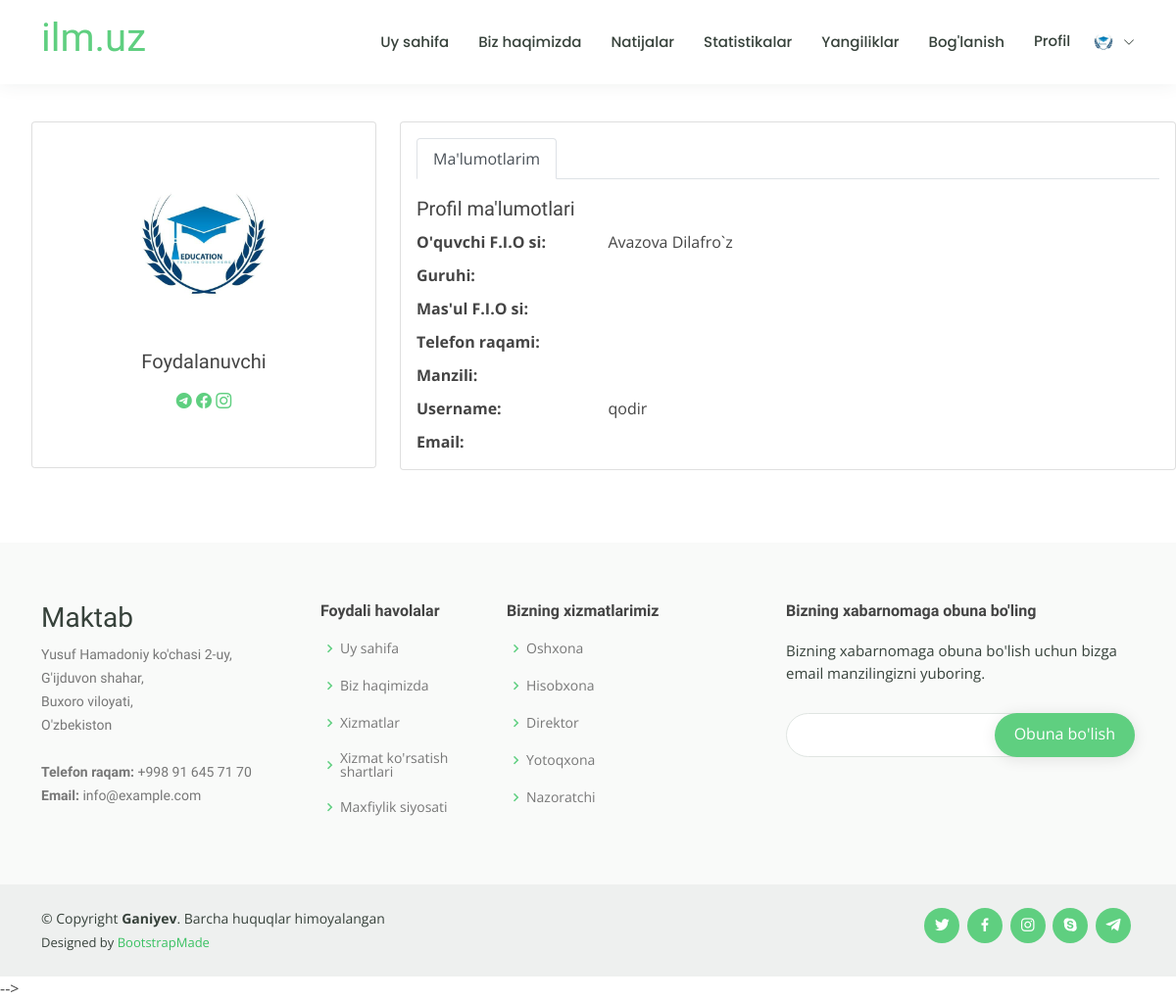
The page /accounts/user_detail/ (signed in) on the database as committed earlier.
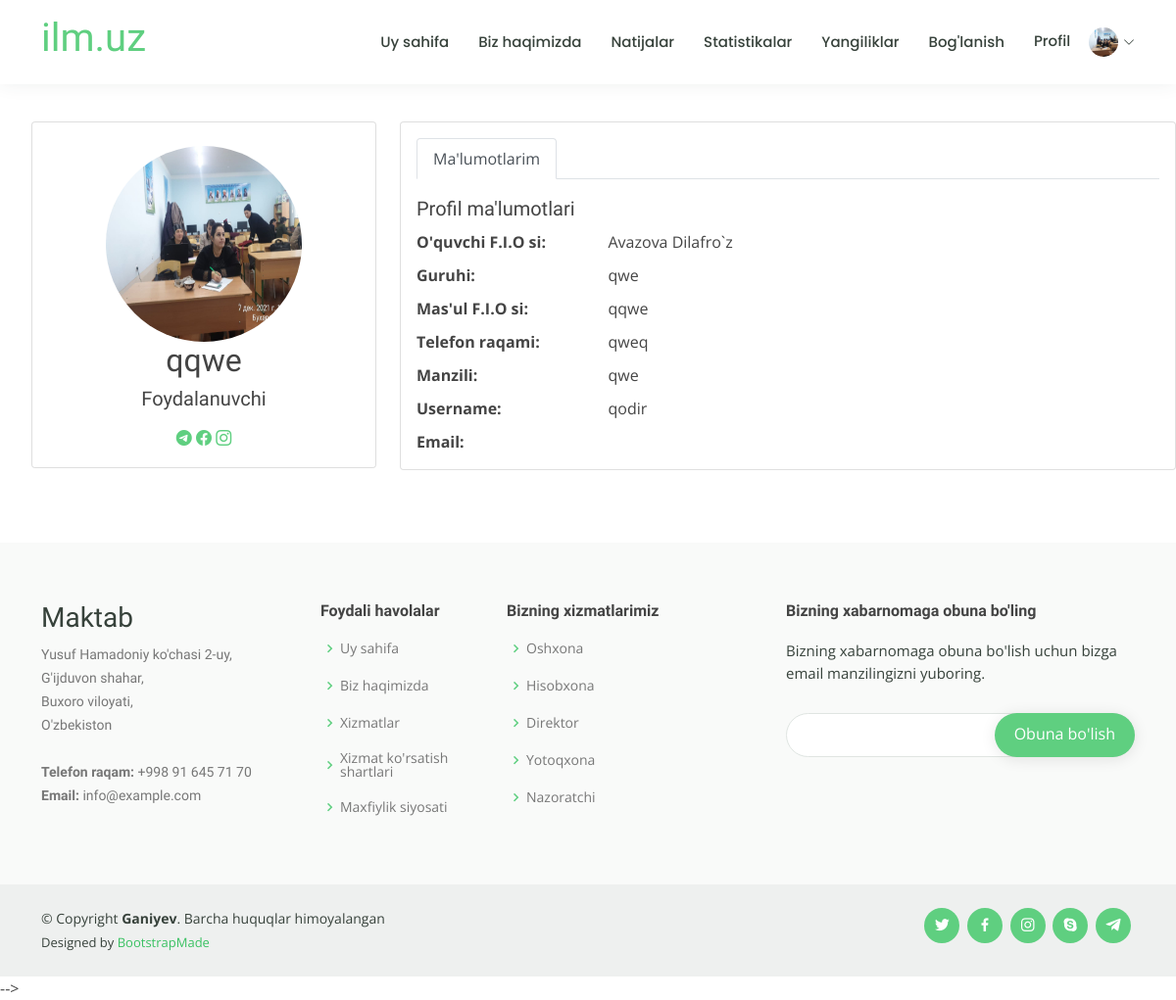
The same page on the database as committed later.
### registration/models.py (models this page shows)
class CustomUser(AbstractUser):
    u_fio = models.CharField(max_length=150, verbose_name="O\'quvchi F.I.O", blank=True, null=True)
    guruhi = models.CharField(max_length=20, verbose_name="Guruhi", blank=True, null=True)
    m_fio = models.CharField(max_length=150, verbose_name="Ma\'sul F.I.O")
    tel = models.CharField(max_length=25, verbose_name="Telefon raqam")
    manzil = models.CharField(max_length=200, verbose_name="Manzil" , blank=True, null=True)
    image = models.ImageField(upload_to='users_img', blank=True, null=True, verbose_name="Rasm:")

### registration/views.py (the view)
# urls.py: path('user_detail/', user_detail, name='user_detail'),
@login_required(login_url='login')
def user_detail(request):
    context = {}
    if request.user.is_authenticated:
        context['users'] = CustomUser.objects.get(username=request.user.username)
    return render(request, 'registration/user_detail.html', context)

### templates/registration/user_detail.html
{% extends 'base.html' %}
{% load static %}
{% load crispy_forms_tags %}
{% block title %}<titlt> Profil</title>{% endblock title %}
{% block content %}
<section class="section profile" style="margin-top: 5vh;">
      <div class="row">
        <div class="col-xl-4">
          <ul>
          <div class="card" style="height: 354px;">
            <div class="card-body profile-card pt-4 d-flex flex-column align-items-center">
              {% if  request.user.image %}
              <img src="{{request.user.image.url}}" alt="Profile" style="width: 200px; height: 200px; border-radius: 50%;" class="rounded-circle">
           {% else %}
           <img src="{% static 'image/logo_1/logo.jpg' %}"  style="width: 200px; height: 200px; border-radius: 50%;" alt="Profile" class="rounded-circle ">
            {% endif %}
              <h2>{{ users.m_fio }}</h2>
              <h5>Foydalanuvchi</h5>
              <div class="social-links mt-2">
                <a href="@abduqodir_GQ" class="twitter"><i class="bi bi-telegram"></i></a>
                <a href="#" class="facebook"><i class="bi bi-facebook"></i></a>
                <a href="#" class="instagram"><i class="bi bi-instagram"></i></a>
              </div>
            </div>
          </div>
        </div>
        <div class="col-xl-8">
          <div class="card">
            <div class="card-body pt-3">
              <ul class="nav nav-tabs nav-tabs-bordered">
                <li class="nav-item">
                  <button class="nav-link active" data-bs-toggle="tab" data-bs-target="#profile-overview">Ma'lumotlarim</button>
                </li>
              </ul>
              <div class="tab-content pt-2">
                <div class="tab-pane fade show active profile-overview" id="profile-overview">
                  <h5 class="card-title"  style="margin: 10px 0;">Profil ma'lumotlari</h5>
                  <div class="row" style="margin-top: 10px;">
                    <div class="col-lg-3 col-md-4 label " style="font-weight: 700;">O'quvchi F.I.O si:</div>
                    <div class="col-lg-9 col-md-8">{{ users.u_fio }}</div>
                  </div>
                  <div class="row" style="margin-top: 10px;">
                    <div class="col-lg-3 col-md-4 label"  style="font-weight: 700;">Guruhi:</div>
                    <div class="col-lg-9 col-md-8">{{ users.guruhi }}</div>
                  </div>
                  <div class="row"   style="margin-top: 10px;">
                    <div class="col-lg-3 col-md-4 label"  style="font-weight: 700;">Mas'ul F.I.O si:</div>
                    <div class="col-lg-9 col-md-8">{{ users.m_fio }}</div>
                  </div>
                  <div class="row"  style="margin-top: 10px;">
                    <div class="col-lg-3 col-md-4 label" style="font-weight: 700;">Telefon raqami:</div>
                    <div class="col-lg-9 col-md-8">{{ users.tel }}</div>
                  </div>
                  <div class="row"  style="margin-top: 10px;">
                    <div class="col-lg-3 col-md-4 label" style="font-weight: 700;">Manzili:</div>
                    <div class="col-lg-9 col-md-8">{{ users.manzil }}</div>
                  </div>
                  <div class="row"  style="margin-top: 10px;">
                    <div class="col-lg-3 col-md-4 label"  style="font-weight: 700;">Username:</div>
                    <div class="col-lg-9 col-md-8">{{ users.username }}</div>
                  </div>
                  <div class="row"  style="margin-top: 10px;"  style="font-weight: 700;">
                    <div class="col-lg-3 col-md-4 label" style="font-weight: 700;">Email:</div>
                    <div class="col-lg-9 col-md-8">{{ users.email }}</div>
                  </div>
                </div>
              </div>
            </div>
          </div>
        </div>
      </div>
    </section>
{% endblock content %}

### templates/base.html (shortened to what this page needs)
<!DOCTYPE html>
<html lang="en">
  {% load static %}
<head>
  {% block title %}{% endblock title %}
  <link href="{% static 'assets/vendor/animate.css/animate.min.css' %}" rel="stylesheet">
  <link href="{% static 'assets/vendor/aos/aos.css' %}" rel="stylesheet">
  <link href="{% static 'assets/vendor/bootstrap/css/bootstrap.min.css' %}" rel="stylesheet">
  <link href="{% static 'assets/vendor/bootstrap-icons/bootstrap-icons.css' %}" rel="stylesheet">
  <link href="{% static 'assets/vendor/boxicons/css/boxicons.min.css' %}" rel="stylesheet">
  <link href="{% static 'assets/vendor/remixicon/remixicon.css' %}" rel="stylesheet">
  <link href="{% static 'assets/vendor/swiper/swiper-bundle.min.css' %}" rel="stylesheet">
  <link href="https://cdn.jsdelivr.net/npm/bootstrap@5.0.2/dist/css/bootstrap.min.css" rel="stylesheet">
  <link href="{% static 'assets/css/style.css' %}" rel="stylesheet">
</head>
<body>
  <header id="header" class="fixed-top">
    <div class="container d-flex align-items-center">
      <h1 class="me-auto"><a href="{% url 'home' %}">ilm.uz</a></h1>
      <nav id="navbar" class="navbar order-last order-lg-0">
        <ul >
          <li><a id="nav_act" onclick="act()" href="{% url 'home' %}" >Uy sahifa</a></li>
          <li><a id="nav_act" onclick="act()" href="{% url 'about' %}">Biz haqimizda</a></li>
          <li><a id="nav_act" onclick="act()" href="{% url 'natija' %}">Natijalar</a></li>
          <li><a id="nav_act" onclick="act()" href="{% url 'statistika' %}">Statistikalar</a></li>
          <li><a id="nav_act" onclick="act()" href="{% url 'yangilik' %}">Yangiliklar</a></li>
          <li><a id="nav_act" href="{% url 'contact' %}">Bog'lanish</a></li>
          {% if user.is_authenticated %}
           {% if  request.user.image %}
          <li class="dropdown"><a href="#" ><span>Profil      <img src="{{request.user.image.url}}" style="height: 30px; width: 30px; border-radius: 50%; margin-left: 15px;" alt=""></span> <i class="bi bi-chevron-down"></i></a>
           {% else %}
          <li class="dropdown"><a href="#" ><span>Profil      <img src="{% static 'image/logo_1/logo.jpg' %}" style="height: 30px; width: 30px; border-radius: 50%; margin-left: 15px;" alt=""></span> <i class="bi bi-chevron-down"></i></a>
            {% endif %}
          </li>
          {% endif %}
        </ul>
      </nav>
    </div>
  </header>
 {% block content %}{% endblock content %}
  <footer id="footer">
    <div class="footer-top">
      <div class="container">
        <div class="row">
          <div class="col-lg-3 col-md-6 footer-contact">
            <h3>Maktab</h3>
            <p>
              Yusuf Hamadoniy ko'chasi 2-uy, <br>
              G'ijduvon shahar,<br>
              Buxoro viloyati,<br>
              O'zbekiston <br><br>
              <strong>Telefon raqam:</strong> +998 91 645 71 70<br>
              <strong>Email:</strong> info@example.com<br>
            </p>
          </div>
          <div class="col-lg-2 col-md-6 footer-links">
            <h4>Foydali havolalar</h4>
            <ul>
              <li><i class="bx bx-chevron-right"></i> <a href="#">Uy sahifa</a></li>
              <li><i class="bx bx-chevron-right"></i> <a href="#">Biz haqimizda</a></li>
              <li><i class="bx bx-chevron-right"></i> <a href="#">Xizmatlar</a></li>
              <li><i class="bx bx-chevron-right"></i> <a href="#">Xizmat ko'rsatish shartlari</a></li>
              <li><i class="bx bx-chevron-right"></i> <a href="#">Maxfiylik siyosati</a></li>
            </ul>
          </div>
          <div class="col-lg-3 col-md-6 footer-links">
            <h4>Bizning xizmatlarimiz</h4>
            <ul>
              <li><i class="bx bx-chevron-right"></i> <a href="#">Oshxona</a></li>
              <li><i class="bx bx-chevron-right"></i> <a href="#">Hisobxona</a></li>
              <li><i class="bx bx-chevron-right"></i> <a href="#">Direktor</a></li>
              <li><i class="bx bx-chevron-right"></i> <a href="#">Yotoqxona</a></li>
              <li><i class="bx bx-chevron-right"></i> <a href="#">Nazoratchi</a></li>
            </ul>
          </div>
          <div class="col-lg-4 col-md-6 footer-newsletter">
            <h4>Bizning xabarnomaga obuna bo'ling</h4>
            <p>Bizning xabarnomaga obuna bo'lish uchun bizga email manzilingizni yuboring.</p>
            <form action="" method="post">
              <input type="email" name="email"><input type="submit" value="Obuna bo'lish">
            </form>
          </div>
        </div>
      </div>
    </div>
    <div class="container d-md-flex py-4">
      <div class="me-md-auto text-center text-md-start">
        <div class="copyright">
          &copy; Copyright <strong><span>Ganiyev</span></strong>. Barcha huquqlar himoyalangan
        </div>
        <div class="credits">
          Designed by <a href="https://bootstrapmade.com/">BootstrapMade</a>
        </div>
      </div>
      <div class="social-links text-center text-md-right pt-3 pt-md-0">
        <a href="#" class="twitter"><i class="bx bxl-twitter"></i></a>
        <a href="#" class="facebook"><i class="bx bxl-facebook"></i></a>
        <a href="#" class="instagram"><i class="bx bxl-instagram"></i></a>
        <a href="#" class="google-plus"><i class="bx bxl-skype"></i></a>
        <a href="#" class="linkedin"><i class="bx bxl-telegram"></i></a>
      </div>
    </div>
  </footer>
  <script src="{% static 'assets/vendor/purecounter/purecounter.js' %}"></script> -->
</body>
</html>

### static/assets/css/style.css (style rules this page uses)
body { font-family: "Open Sans", sans-serif; color: #444444; }
a { color: #5fcf80; text-decoration: none; }
h1, h2, h3, h4, h5, h6 { font-family: "Raleway", sans-serif; }
#header { background: #fff; transition: all 0.5s; z-index: 997; padding: 15px 0; box-shadow: 0px 0 18px rgba(55, 66, 59, 0.08); }
.navbar { padding: 0; }
.navbar ul { margin: 0; padding: 0; display: flex; list-style: none; align-items: center; }
.navbar li { position: relative; }
.navbar a, .navbar a:focus { display: flex; align-items: center; justify-content: space-between; padding: 10px 0 10px 30px; font-family: "Poppins", sans-serif; font-size: 15px; font-weight: 500; color: #37423b; white-space: nowrap; transition: 0.3s; }
.navbar a i, .navbar a:focus i { font-size: 12px; line-height: 0; margin-left: 5px; }
section { padding: 60px 0; overflow: hidden; }
#footer { color: #37423b; font-size: 14px; background: #eef0ef; }
#footer .footer-top { padding: 60px 0 30px 0; background: #f9faf9; }
#footer .footer-top .footer-contact { margin-bottom: 30px; }
#footer .footer-top .footer-contact p { font-size: 14px; line-height: 24px; margin-bottom: 0; font-family: "Raleway", sans-serif; color: #777777; }
#footer .footer-top h4 { font-size: 16px; font-weight: bold; color: #444444; position: relative; padding-bottom: 12px; }
#footer .footer-top .footer-links { margin-bottom: 30px; }
#footer .footer-top .footer-links ul { list-style: none; padding: 0; margin: 0; }
#footer .footer-top .footer-links ul i { padding-right: 2px; color: #5fcf80; font-size: 18px; line-height: 1; }
#footer .footer-top .footer-links ul li { padding: 10px 0; display: flex; align-items: center; }
#footer .footer-top .footer-links ul li:first-child { padding-top: 0; }
#footer .footer-top .footer-links ul a { color: #777777; transition: 0.3s; display: inline-block; line-height: 1; }
#footer .footer-newsletter { font-size: 15px; }
#footer .footer-newsletter h4 { font-size: 16px; font-weight: bold; color: #444444; position: relative; padding-bottom: 12px; }
#footer .footer-newsletter form { margin-top: 30px; background: #fff; padding: 6px 10px; position: relative; border-radius: 50px; text-align: left; border: 1px solid #e0e5e2; }
#footer .footer-newsletter form input[type=email] { border: 0; padding: 4px 8px; width: calc(100% - 100px); }
#footer .footer-newsletter form input[type=submit] { position: absolute; top: -1px; right: -1px; bottom: -1px; border: 0; background: none; font-size: 16px; padding: 0 20px 2px 20px; background: #5fcf80; color: #fff; transition: 0.3s; border-radius: 50px; box-shadow: 0px 2px 15px rgba(0, 0, 0, 0.1); }
#footer .credits { padding-top: 5px; font-size: 13px; }
#footer .credits a { color: #3ac162; transition: 0.3s; }
#footer .social-links a { font-size: 18px; display: inline-block; background: #5fcf80; color: #fff; line-height: 1; padding: 8px 0; margin-right: 4px; border-radius: 50%; text-align: center; width: 36px; height: 36px; transition: 0.3s; }

Rows that differ between the two databases and show on the page:
changed CustomUser "Avazova Dilafro`z": user.image: picture added; m_fio (not shown) → "qqwe"; guruhi (not shown) → "qwe"; tel (not shown) → "qweq"; manzil (not shown) → "qwe"
